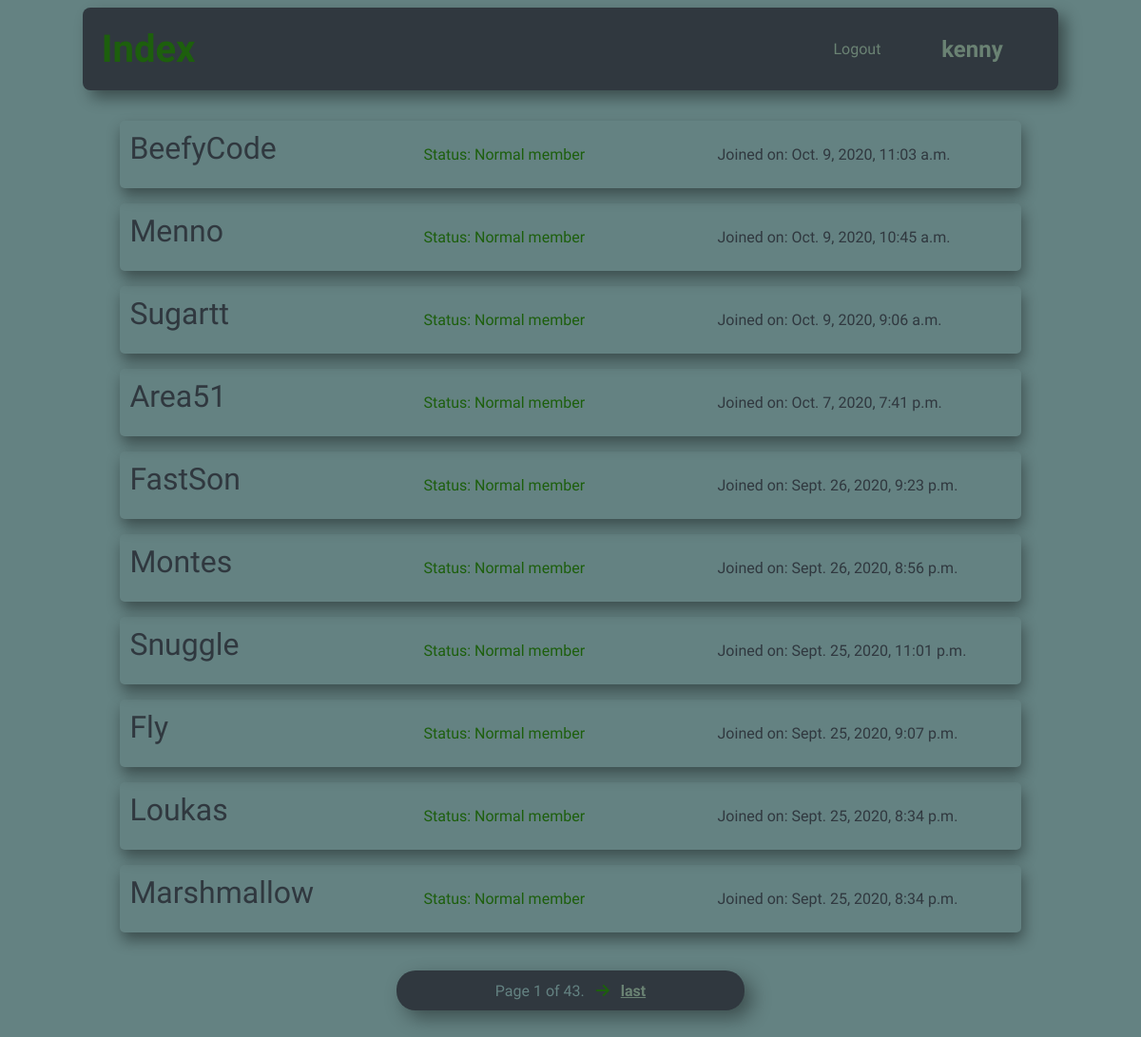
/all-users/ (signed in), run on an earlier commit of the app's database.
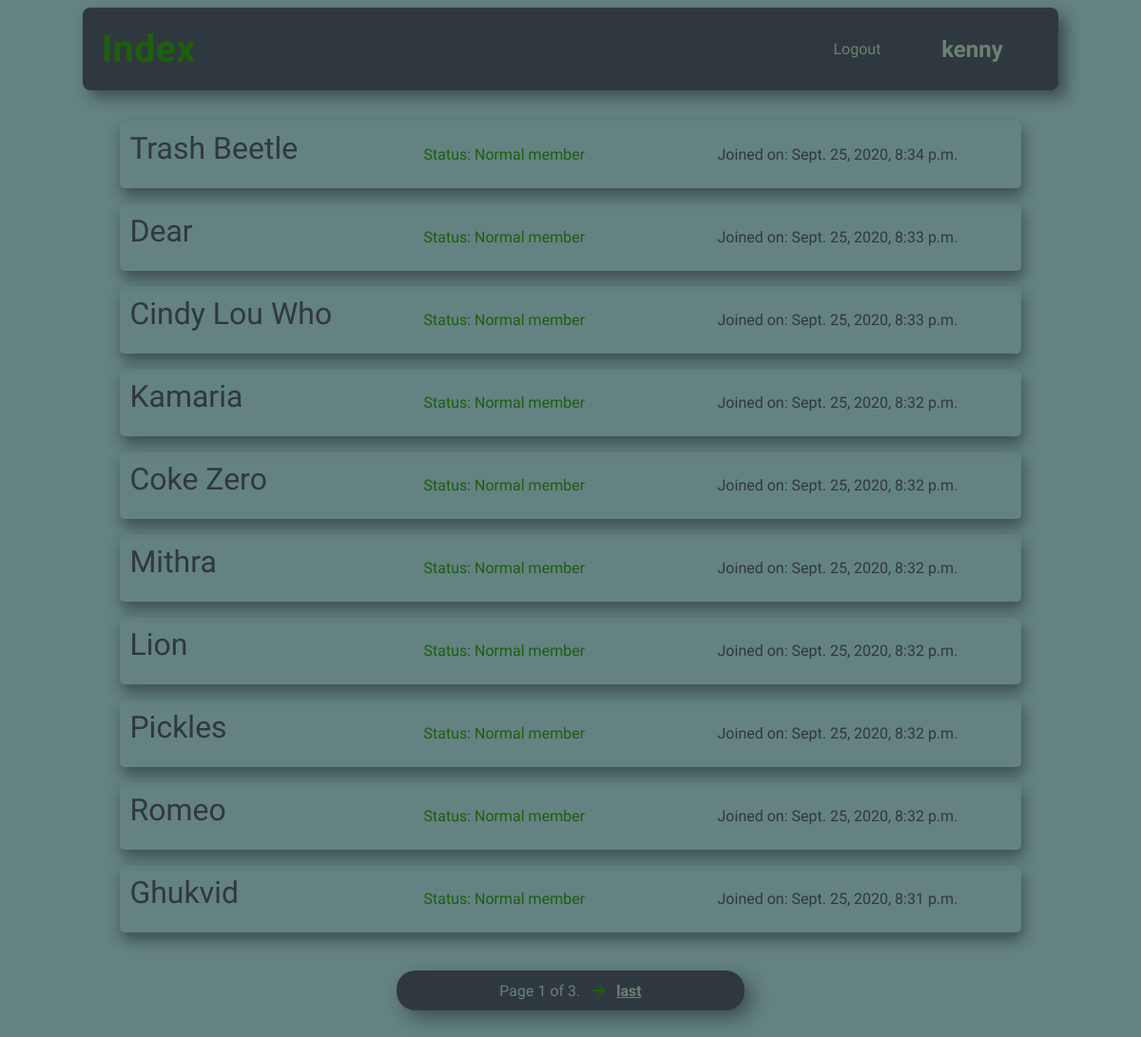
And on a later commit of the database.
### index/models.py (models this page shows, shortened)
class Person(User):
    class Meta:
        ordering = ['-date_joined']

### index/views.py (the view)
# urls.py: path('all-users/', AllUsers.as_view(), name='all_users'),
class AllUsers(LoginRequiredMixin, ListView):
    login_url = '/login/'
    redirect_field_name = 'user_login'
    model = Person
    template_name = 'index/users.html'
    paginate_by = 10
    def get_context_data(self, **kwargs):
        context = super().get_context_data(**kwargs)
        context['users'] = Person.objects.all()
        context['title'] = 'All Users'
        return context

### index/templates/index/users.html (shortened to what this page needs)
{%extends 'index/base.html'%}
{%block content%}
{%include 'index/navbar.html'%}
<section class="all-users">
    {%for user in page_obj%}
    <article>
        {%if request.user.is_staff%}
        <a href="{%url 'profile' user.id %}" class="username">{{user.username}}</a>
        {%else%}
        <span class="username" style="cursor: default;">{{user.username}}</span>
        {%endif%}
        {%if user.is_staff%}
        <p class="status-staff"><b>Status:</b> Staff member</p>
        {%else%}
        <p class="status-normal"><b>Status:</b> Normal member</p>
        {%endif%}
        <p><b>Joined on: </b>{{user.date_joined}}</p>
    </article>
    {%endfor%}
</section>
<div class="pagination">
    <span class="step-links">
        <span class="current">
            Page {{ page_obj.number }} of {{ page_obj.paginator.num_pages }}.
        </span>
        {% if page_obj.has_next %}
            <a href="?page={{ page_obj.next_page_number }}"><i class="fas fa-arrow-right"></i></a>
            <a href="?page={{ page_obj.paginator.num_pages }}" id="last">last</a>
        {% endif %}
    </span>
</div>
{%endblock content%}

What changed in the data, as far as the page shows it:
removed Person: username "BeefyCode", date_joined "Oct. 9, 2020, 11:03 a.m."
removed Person: username "Menno", date_joined "Oct. 9, 2020, 10:45 a.m."
removed Person: username "Sugartt", date_joined "Oct. 9, 2020, 9:06 a.m."
removed Person: username "Area51", date_joined "Oct. 7, 2020, 7:41 p.m."
removed Person: username "FastSon", date_joined "Sept. 26, 2020, 9:23 p.m."
removed Person: username "Montes", date_joined "Sept. 26, 2020, 8:56 p.m."
removed Person: username "Snuggle", date_joined "Sept. 25, 2020, 11:01 p.m."
removed Person: username "Fly", date_joined "Sept. 25, 2020, 9:07 p.m."
removed Person: username "Loukas", date_joined "Sept. 25, 2020, 8:34 p.m."
removed Person: username "Marshmallow", date_joined "Sept. 25, 2020, 8:34 p.m."
now on this page (row unchanged): Person: username "Trash Beetle", date_joined "Sept. 25, 2020, 8:34 p.m."
now on this page (row unchanged): Person: username "Dear", date_joined "Sept. 25, 2020, 8:33 p.m."
now on this page (row unchanged): Person: username "Cindy Lou Who", date_joined "Sept. 25, 2020, 8:33 p.m."
now on this page (row unchanged): Person: username "Kamaria", date_joined "Sept. 25, 2020, 8:32 p.m."
now on this page (row unchanged): Person: username "Coke Zero", date_joined "Sept. 25, 2020, 8:32 p.m."
now on this page (row unchanged): Person: username "Mithra", date_joined "Sept. 25, 2020, 8:32 p.m."
now on this page (row unchanged): Person: username "Lion", date_joined "Sept. 25, 2020, 8:32 p.m."
now on this page (row unchanged): Person: username "Pickles", date_joined "Sept. 25, 2020, 8:32 p.m."
now on this page (row unchanged): Person: username "Romeo", date_joined "Sept. 25, 2020, 8:32 p.m."
now on this page (row unchanged): Person: username "Ghukvid", date_joined "Sept. 25, 2020, 8:31 p.m."
Also different on the page:
{{ page_obj.paginator.num_pages }}: "43" → "3"
